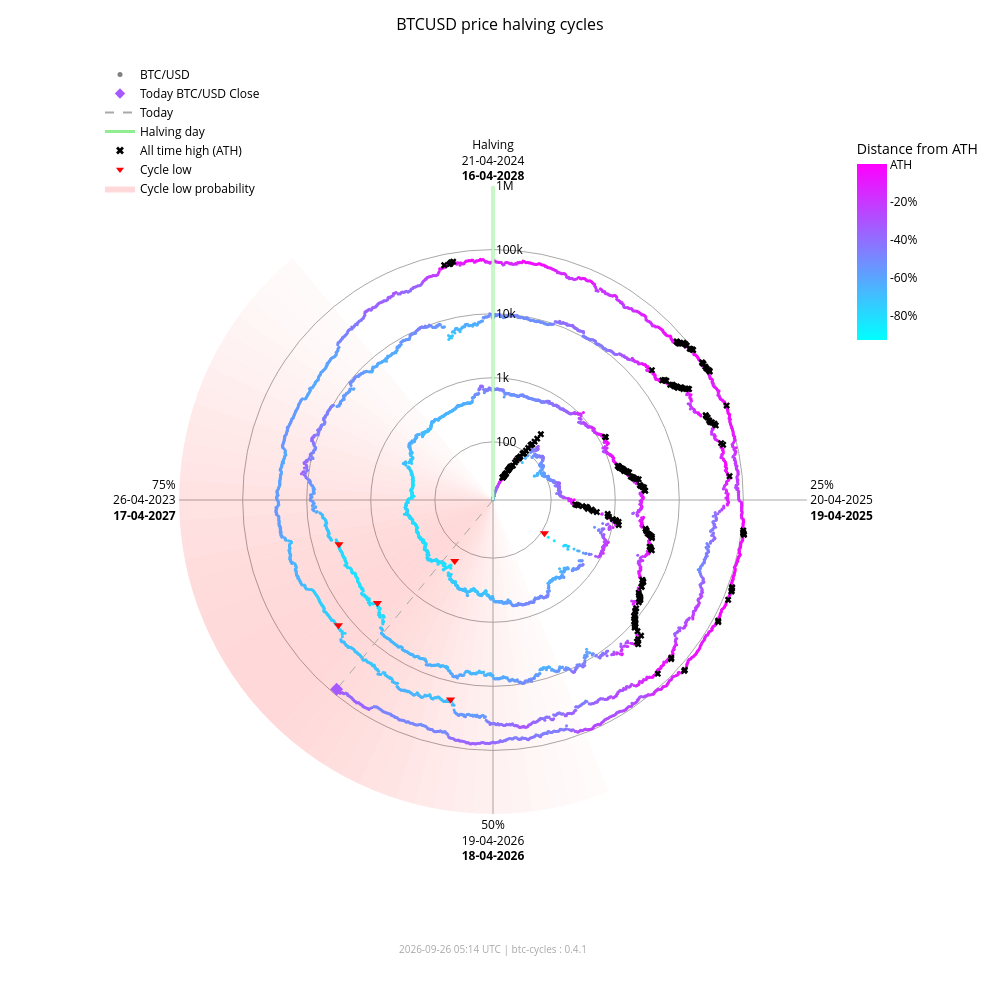

Here is the notebook cell this chart was saved with:
### Markdown cell above
### Interactive chart (plotly)

### Code cell
fig_interactive = btc.plot(
    kind="interactive",
    from_date="2012-11-28",
)
# plotly config for interactivity
config = {"scrollZoom": True, "displayModeBar": True}
# display in notebook
fig_interactive.show(config=config)

### Figure 1 — Plotly figure (JSON) as saved in the notebook; plotly's stock layout.template omitted (floating-point values rounded to 4 significant figures; data arrays with more than 128 entries replaced by an {"elided": "..."} marker saying what was removed)
{"data": [{"fill": "toself", "fillcolor": "rgba(255,0,0,0.017168280509461755)", "hoverinfo": "skip", "line": {"width": 0}, "mode": "lines", "r": [12.35, 1000000, 1000000, 12.35, 12.35], "showlegend": false, "theta": [158.4, 158.4, 162.0, 162.0, 158.4], "type": "scatterpolar"}, {"fill": "toself", "fillcolor": "rgba(255,0,0,0.022114794501891175)", "hoverinfo": "skip", "line": {"width": 0}, "mode": "lines", "r": [12.35, 1000000, 1000000, 12.35, 12.35], "showlegend": false, "theta": [162.0, 162.0, 165.6, 165.6, 162.0], "type": "scatterpolar"}, {"fill": "toself", "fillcolor": "rgba(255,0,0,0.02790404259511669)", "hoverinfo": "skip", "line": {"width": 0}, "mode": "lines", "r": [12.35, 1000000, 1000000, 12.35, 12.35], "showlegend": false, "theta": [165.6, 165.6, 169.2, 169.2, 165.6], "type": "scatterpolar"}, {"fill": "toself", "fillcolor": "rgba(255,0,0,0.034518294852420334)", "hoverinfo": "skip", "line": {"width": 0}, "mode": "lines", "r": [12.35, 1000000, 1000000, 12.35, 12.35], "showlegend": false, "theta": [169.2, 169.2, 172.8, 172.8, 169.2], "type": "scatterpolar"}, {"fill": "toself", "fillcolor": "rgba(255,0,0,0.041901979682821514)", "hoverinfo": "skip", "line": {"width": 0}, "mode": "lines", "r": [12.35, 1000000, 1000000, 12.35, 12.35], "showlegend": false, "theta": [172.8, 172.8, 176.4, 176.4, 172.8], "type": "scatterpolar"}, {"fill": "toself", "fillcolor": "rgba(255,0,0,0.04996405861294358)", "hoverinfo": "skip", "line": {"width": 0}, "mode": "lines", "r": [12.35, 1000000, 1000000, 12.35, 12.35], "showlegend": false, "theta": [176.4, 176.4, 180.0, 180.0, 176.4], "type": "scatterpolar"}, {"fill": "toself", "fillcolor": "rgba(255,0,0,0.05858349692240514)", "hoverinfo": "skip", "line": {"width": 0}, "mode": "lines", "r": [12.35, 1000000, 1000000, 12.35, 12.35], "showlegend": false, "theta": [180.0, 180.0, 183.6, 183.6, 180.0], "type": "scatterpolar"}, {"fill": "toself", "fillcolor": "rgba(255,0,0,0.06761662035375064)", "hoverinfo": "skip", "line": {"width": 0}, "mode": "lines", "r": [12.35, 1000000, 1000000, 12.35, 12.35], "showlegend": false, "theta": [183.6, 183.6, 187.2, 187.2, 183.6], "type": "scatterpolar"}, {"fill": "toself", "fillcolor": "rgba(255,0,0,0.07690481219944661)", "hoverinfo": "skip", "line": {"width": 0}, "mode": "lines", "r": [12.35, 1000000, 1000000, 12.35, 12.35], "showlegend": false, "theta": [187.2, 187.2, 190.8, 190.8, 187.2], "type": "scatterpolar"}, {"fill": "toself", "fillcolor": "rgba(255,0,0,0.08628112000611096)", "hoverinfo": "skip", "line": {"width": 0}, "mode": "lines", "r": [12.35, 1000000, 1000000, 12.35, 12.35], "showlegend": false, "theta": [190.8, 190.8, 194.4, 194.4, 190.8], "type": "scatterpolar"}, {"fill": "toself", "fillcolor": "rgba(255,0,0,0.09557490841018089)", "hoverinfo": "skip", "line": {"width": 0}, "mode": "lines", "r": [12.35, 1000000, 1000000, 12.35, 12.35], "showlegend": false, "theta": [194.4, 194.4, 198.0, 198.0, 194.4], "type": "scatterpolar"}, {"fill": "toself", "fillcolor": "rgba(255,0,0,0.10461455782963762)", "hoverinfo": "skip", "line": {"width": 0}, "mode": "lines", "r": [12.35, 1000000, 1000000, 12.35, 12.35], "showlegend": false, "theta": [198.0, 198.0, 201.6, 201.6, 198.0], "type": "scatterpolar"}, {"fill": "toself", "fillcolor": "rgba(255,0,0,0.11322908719652829)", "hoverinfo": "skip", "line": {"width": 0}, "mode": "lines", "r": [12.35, 1000000, 1000000, 12.35, 12.35], "showlegend": false, "theta": [201.6, 201.6, 205.2, 205.2, 201.6], "type": "scatterpolar"}, {"fill": "toself", "fillcolor": "rgba(255,0,0,0.12125015337052986)", "hoverinfo": "skip", "line": {"width": 0}, "mode": "lines", "r": [12.35, 1000000, 1000000, 12.35, 12.35], "showlegend": false, "theta": [205.2, 205.2, 208.8, 208.8, 205.2], "type": "scatterpolar"}, {"fill": "toself", "fillcolor": "rgba(255,0,0,0.12851590515331976)", "hoverinfo": "skip", "line": {"width": 0}, "mode": "lines", "r": [12.35, 1000000, 1000000, 12.35, 12.35], "showlegend": false, "theta": [208.8, 208.8, 212.4, 212.4, 208.8], "type": "scatterpolar"}, {"fill": "toself", "fillcolor": "rgba(255,0,0,0.13487757461161184)", "hoverinfo": "skip", "line": {"width": 0}, "mode": "lines", "r": [12.35, 1000000, 1000000, 12.35, 12.35], "showlegend": false, "theta": [212.4, 212.4, 216.0, 216.0, 212.4], "type": "scatterpolar"}, {"fill": "toself", "fillcolor": "rgba(255,0,0,0.14020862181849592)", "hoverinfo": "skip", "line": {"width": 0}, "mode": "lines", "r": [12.35, 1000000, 1000000, 12.35, 12.35], "showlegend": false, "theta": [216.0, 216.0, 219.6, 219.6, 216.0], "type": "scatterpolar"}, {"fill": "toself", "fillcolor": "rgba(255,0,0,0.14441504950654527)", "hoverinfo": "skip", "line": {"width": 0}, "mode": "lines", "r": [12.35, 1000000, 1000000, 12.35, 12.35], "showlegend": false, "theta": [219.6, 219.6, 223.2, 223.2, 219.6], "type": "scatterpolar"}, {"fill": "toself", "fillcolor": "rgba(255,0,0,0.14744459351271713)", "hoverinfo": "skip", "line": {"width": 0}, "mode": "lines", "r": [12.35, 1000000, 1000000, 12.35, 12.35], "showlegend": false, "theta": [223.2, 223.2, 226.8, 226.8, 223.2], "type": "scatterpolar"}, {"fill": "toself", "fillcolor": "rgba(255,0,0,0.14929223192296423)", "hoverinfo": "skip", "line": {"width": 0}, "mode": "lines", "r": [12.35, 1000000, 1000000, 12.35, 12.35], "showlegend": false, "theta": [226.8, 226.8, 230.4, 230.4, 226.8], "type": "scatterpolar"}, {"fill": "toself", "fillcolor": "rgba(255,0,0,0.15)", "hoverinfo": "skip", "line": {"width": 0}, "mode": "lines", "r": [12.35, 1000000, 1000000, 12.35, 12.35], "showlegend": false, "theta": [230.4, 230.4, 234.0, 234.0, 230.4], "type": "scatterpolar"}, {"fill": "toself", "fillcolor": "rgba(255,0,0,0.14965033825231114)", "hoverinfo": "skip", "line": {"width": 0}, "mode": "lines", "r": [12.35, 1000000, 1000000, 12.35, 12.35], "showlegend": false, "theta": [234.0, 234.0, 237.6, 237.6, 234.0], "type": "scatterpolar"}, {"fill": "toself", "fillcolor": "rgba(255,0,0,0.14835378057909807)", "hoverinfo": "skip", "line": {"width": 0}, "mode": "lines", "r": [12.35, 1000000, 1000000, 12.35, 12.35], "showlegend": false, "theta": [237.6, 237.6, 241.2, 241.2, 237.6], "type": "scatterpolar"}, {"fill": "toself", "fillcolor": "rgba(255,0,0,0.14623322283554635)", "hoverinfo": "skip", "line": {"width": 0}, "mode": "lines", "r": [12.35, 1000000, 1000000, 12.35, 12.35], "showlegend": false, "theta": [241.2, 241.2, 244.8, 244.8, 241.2], "type": "scatterpolar"}, {"fill": "toself", "fillcolor": "rgba(255,0,0,0.1434078538226231)", "hoverinfo": "skip", "line": {"width": 0}, "mode": "lines", "r": [12.35, 1000000, 1000000, 12.35, 12.35], "showlegend": false, "theta": [244.8, 244.8, 248.4, 248.4, 244.8], "type": "scatterpolar"}, {"fill": "toself", "fillcolor": "rgba(255,0,0,0.13997983179373427)", "hoverinfo": "skip", "line": {"width": 0}, "mode": "lines", "r": [12.35, 1000000, 1000000, 12.35, 12.35], "showlegend": false, "theta": [248.4, 248.4, 252.0, 252.0, 248.4], "type": "scatterpolar"}, {"fill": "toself", "fillcolor": "rgba(255,0,0,0.13602598258454268)", "hoverinfo": "skip", "line": {"width": 0}, "mode": "lines", "r": [12.35, 1000000, 1000000, 12.35, 12.35], "showlegend": false, "theta": [252.0, 252.0, 255.6, 255.6, 252.0], "type": "scatterpolar"}, {"fill": "toself", "fillcolor": "rgba(255,0,0,0.13159547355344953)", "hoverinfo": "skip", "line": {"width": 0}, "mode": "lines", "r": [12.35, 1000000, 1000000, 12.35, 12.35], "showlegend": false, "theta": [255.6, 255.6, 259.2, 259.2, 255.6], "type": "scatterpolar"}, {"fill": "toself", "fillcolor": "rgba(255,0,0,0.12671301775492697)", "hoverinfo": "skip", "line": {"width": 0}, "mode": "lines", "r": [12.35, 1000000, 1000000, 12.35, 12.35], "showlegend": false, "theta": [259.2, 259.2, 262.8, 262.8, 259.2], "type": "scatterpolar"}, {"fill": "toself", "fillcolor": "rgba(255,0,0,0.12138610149219965)", "hoverinfo": "skip", "line": {"width": 0}, "mode": "lines", "r": [12.35, 1000000, 1000000, 12.35, 12.35], "showlegend": false, "theta": [262.8, 262.8, 266.4, 266.4, 262.8], "type": "scatterpolar"}, {"fill": "toself", "fillcolor": "rgba(255,0,0,0.1156142551644921)", "hoverinfo": "skip", "line": {"width": 0}, "mode": "lines", "r": [12.35, 1000000, 1000000, 12.35, 12.35], "showlegend": false, "theta": [266.4, 266.4, 270.0, 270.0, 266.4], "type": "scatterpolar"}, {"fill": "toself", "fillcolor": "rgba(255,0,0,0.10939851441251548)", "hoverinfo": "skip", "line": {"width": 0}, "mode": "lines", "r": [12.35, 1000000, 1000000, 12.35, 12.35], "showlegend": false, "theta": [270.0, 270.0, 273.6, 273.6, 270.0], "type": "scatterpolar"}, {"fill": "toself", "fillcolor": "rgba(255,0,0,0.10274974912946185)", "hoverinfo": "skip", "line": {"width": 0}, "mode": "lines", "r": [12.35, 1000000, 1000000, 12.35, 12.35], "showlegend": false, "theta": [273.6, 273.6, 277.2, 277.2, 273.6], "type": "scatterpolar"}, {"fill": "toself", "fillcolor": "rgba(255,0,0,0.09569517349791425)", "hoverinfo": "skip", "line": {"width": 0}, "mode": "lines", "r": [12.35, 1000000, 1000000, 12.35, 12.35], "showlegend": false, "theta": [277.2, 277.2, 280.8, 280.8, 277.2], "type": "scatterpolar"}, {"fill": "toself", "fillcolor": "rgba(255,0,0,0.08828282625646727)", "hoverinfo": "skip", "line": {"width": 0}, "mode": "lines", "r": [12.35, 1000000, 1000000, 12.35, 12.35], "showlegend": false, "theta": [280.8, 280.8, 284.4, 284.4, 280.8], "type": "scatterpolar"}, {"fill": "toself", "fillcolor": "rgba(255,0,0,0.08058400018765345)", "hoverinfo": "skip", "line": {"width": 0}, "mode": "lines", "r": [12.35, 1000000, 1000000, 12.35, 12.35], "showlegend": false, "theta": [284.4, 284.4, 288.0, 288.0, 284.4], "type": "scatterpolar"}, {"fill": "toself", "fillcolor": "rgba(255,0,0,0.07269354608292704)", "hoverinfo": "skip", "line": {"width": 0}, "mode": "lines", "r": [12.35, 1000000, 1000000, 12.35, 12.35], "showlegend": false, "theta": [288.0, 288.0, 291.6, 291.6, 288.0], "type": "scatterpolar"}, {"fill": "toself", "fillcolor": "rgba(255,0,0,0.06472784449068783)", "hoverinfo": "skip", "line": {"width": 0}, "mode": "lines", "r": [12.35, 1000000, 1000000, 12.35, 12.35], "showlegend": false, "theta": [291.6, 291.6, 295.2, 295.2, 291.6], "type": "scatterpolar"}, {"fill": "toself", "fillcolor": "rgba(255,0,0,0.05682021976743955)", "hoverinfo": "skip", "line": {"width": 0}, "mode": "lines", "r": [12.35, 1000000, 1000000, 12.35, 12.35], "showlegend": false, "theta": [295.2, 295.2, 298.8, 298.8, 295.2], "type": "scatterpolar"}, {"fill": "toself", "fillcolor": "rgba(255,0,0,0.04911378436707333)", "hoverinfo": "skip", "line": {"width": 0}, "mode": "lines", "r": [12.35, 1000000, 1000000, 12.35, 12.35], "showlegend": false, "theta": [298.8, 298.8, 302.4, 302.4, 298.8], "type": "scatterpolar"}, {"fill": "toself", "fillcolor": "rgba(255,0,0,0.04175213714896469)", "hoverinfo": "skip", "line": {"width": 0}, "mode": "lines", "r": [12.35, 1000000, 1000000, 12.35, 12.35], "showlegend": false, "theta": [302.4, 302.4, 306.0, 306.0, 302.4], "type": "scatterpolar"}, {"fill": "toself", "fillcolor": "rgba(255,0,0,0.034868865657538876)", "hoverinfo": "skip", "line": {"width": 0}, "mode": "lines", "r": [12.35, 1000000, 1000000, 12.35, 12.35], "showlegend": false, "theta": [306.0, 306.0, 309.6, 309.6, 306.0], "type": "scatterpolar"}, {"fill": "toself", "fillcolor": "rgba(255,0,0,0.02857722515334582)", "hoverinfo": "skip", "line": {"width": 0}, "mode": "lines", "r": [12.35, 1000000, 1000000, 12.35, 12.35], "showlegend": false, "theta": [309.6, 309.6, 313.2, 313.2, 309.6], "type": "scatterpolar"}, {"fill": "toself", "fillcolor": "rgba(255,0,0,0.022961515313555197)", "hoverinfo": "skip", "line": {"width": 0}, "mode": "lines", "r": [12.35, 1000000, 1000000, 12.35, 12.35], "showlegend": false, "theta": [313.2, 313.2, 316.8, 316.8, 313.2], "type": "scatterpolar"}, {"fill": "toself", "fillcolor": "rgba(255,0,0,0.01807146942917362)", "hoverinfo": "skip", "line": {"width": 0}, "mode": "lines", "r": [12.35, 1000000, 1000000, 12.35, 12.35], "showlegend": false, "theta": [316.8, 316.8, 320.4, 320.4, 316.8], "type": "scatterpolar"}, {"hoverinfo": "text", "marker": {"color": {"elided": "5051 str values"}, "size": 3}, "mode": "markers", "r": {"elided": "5051 float values"}, "showlegend": false, "text": {"elided": "5051 str values"}, "theta": {"elided": "5051 float values"}, "type": "scatterpolar"}, {"hoverinfo": "skip", "line": {"color": "lightgreen", "width": 3}, "mode": "lines", "r": [12.35, 1000000], "showlegend": false, "theta": [0, 0], "type": "scatterpolar"}, {"hoverinfo": "skip", "line": {"color": "darkgrey", "dash": "dash", "width": 1}, "mode": "lines", "r": [12.35, 83960.0], "showlegend": false, "theta": [219.6, 219.6], "type": "scatterpolar"}, {"hoverinfo": "text", "marker": {"color": "#a659ff", "size": 10, "symbol": "diamond"}, "mode": "markers", "r": [83960.0], "showlegend": false, "text": ["Today<br>Date: 2026-09-26<br>Price: $83,958.18"], "theta": [219.6], "type": "scatterpolar"}, {"hoverinfo": "text", "marker": {"color": "black", "size": 6, "symbol": "x"}, "mode": "markers", "r": {"elided": "195 float values"}, "showlegend": false, "text": {"elided": "195 str values"}, "theta": {"elided": "195 float values"}, "type": "scatterpolar"}, {"hoverinfo": "text", "marker": {"color": "red", "size": 8, "symbol": "triangle-down"}, "mode": "markers", "r": [111.6, 164.9, 3233.0, 3925.0, 18950.0, 15760.0], "showlegend": false, "text": ["Cycle Low<br>Date: 2014-02-21<br>Price: $111.56<br>ATH distance: -91.0%", "Cycle Low<br>Date: 2015-01-14<br>Price: $164.92<br>ATH distance: -86.7%", "Cycle Low<br>Date: 2018-12-15<br>Price: $3,232.51<br>ATH distance: -83.3%", "Cycle Low<br>Date: 2019-03-25<br>Price: $3,924.55<br>ATH distance: -79.7%", "Cycle Low<br>Date: 2022-06-18<br>Price: $18,954.25<br>ATH distance: -71.9%", "Cycle Low<br>Date: 2022-11-21<br>Price: $15,760.19<br>ATH distance: -76.7%"], "theta": [122.8, 212.1, 228.3, 254.0, 192.0, 231.0], "type": "scatterpolar"}, {"marker": {"color": "grey", "size": 5}, "mode": "markers", "name": "BTC/USD", "r": [null], "theta": [null], "type": "scatterpolar"}, {"marker": {"color": "#a659ff", "size": 8, "symbol": "diamond"}, "mode": "markers", "name": "Today BTC/USD Close", "r": [null], "theta": [null], "type": "scatterpolar"}, {"line": {"color": "darkgrey", "dash": "dash"}, "mode": "lines", "name": "Today", "r": [null], "theta": [null], "type": "scatterpolar"}, {"line": {"color": "lightgreen", "width": 3}, "mode": "lines", "name": "Halving day", "r": [null], "theta": [null], "type": "scatterpolar"}, {"marker": {"color": "black", "size": 7, "symbol": "x"}, "mode": "markers", "name": "All time high (ATH)", "r": [null], "theta": [null], "type": "scatterpolar"}, {"marker": {"color": "red", "size": 7, "symbol": "triangle-down"}, "mode": "markers", "name": "Cycle low", "r": [null], "theta": [null], "type": "scatterpolar"}, {"fill": "toself", "fillcolor": "rgba(255,0,0,0.15)", "line": {"width": 0}, "mode": "lines", "name": "Cycle low probability", "r": [null], "theta": [null], "type": "scatterpolar"}, {"hoverinfo": "skip", "marker": {"cmax": 0, "cmin": -0.9307, "color": [0], "colorbar": {"len": 0.25, "ticktext": ["ATH", "-20%", "-40%", "-60%", "-80%", "-100%"], "tickvals": [0, -0.2, -0.4, -0.6, -0.8, -1.0], "title": {"text": "Distance from ATH"}, "x": 0.95, "y": 0.92, "yanchor": "top"}, "colorscale": {"elided": "256x2 mixed values"}, "showscale": true, "size": 0}, "mode": "markers", "r": [null], "showlegend": false, "theta": [null], "type": "scatterpolar"}], "layout": {"annotations": [{"font": {"color": "darkgrey", "size": 10}, "showarrow": false, "text": "2026-09-26 05:14 UTC | btc-cycles : 0.4.1", "x": 0.5, "xref": "paper", "y": -0.02, "yref": "paper"}], "font": {"color": "black"}, "height": 1000, "legend": {"bgcolor": "rgba(0,0,0,0)", "font": {"color": "black"}, "x": 0.0, "y": 1.0}, "margin": {"b": 60, "l": 100, "r": 80, "t": 60}, "paper_bgcolor": "white", "plot_bgcolor": "white", "polar": {"angularaxis": {"color": "black", "direction": "clockwise", "gridcolor": "darkgrey", "rotation": 90, "ticktext": ["Halving<br>21-04-2024<br><b>16-04-2028</b>", "25%<br>20-04-2025<br><b>19-04-2025</b>", "50%<br>19-04-2026<br><b>18-04-2026</b>", "75%<br>26-04-2023<br><b>17-04-2027</b>"], "tickvals": [0, 90, 180, 270]}, "bgcolor": "white", "domain": {"x": [0.1, 0.9], "y": [0.05, 0.95]}, "radialaxis": {"angle": 90, "color": "black", "gridcolor": "darkgrey", "range": [1.092, 6.0], "tickangle": 90, "ticktext": ["100", "1k", "10k", "100k", "1M"], "tickvals": [100, 1000, 10000, 100000, 1000000], "type": "log"}}, "title": {"font": {"color": "black", "size": 16}, "text": "BTCUSD price halving cycles", "x": 0.5}, "width": 1000}}
